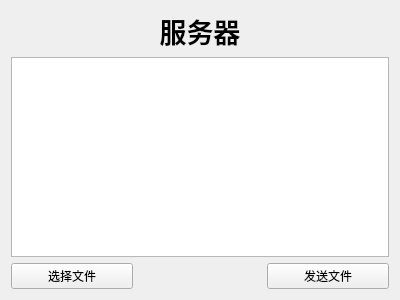
<?xml version="1.0" encoding="UTF-8"?>
<ui version="4.0">
 <class>Widget</class>
 <widget class="QWidget" name="Widget">
  <property name="geometry">
   <rect>
    <x>0</x>
    <y>0</y>
    <width>400</width>
    <height>300</height>
   </rect>
  </property>
  <property name="windowTitle">
   <string>Widget</string>
  </property>
  <layout class="QGridLayout" name="gridLayout">
   <item row="0" column="0">
    <spacer name="horizontalSpacer">
     <property name="orientation">
      <enum>Qt::Horizontal</enum>
     </property>
     <property name="sizeHint" stdset="0">
      <size>
       <width>120</width>
       <height>20</height>
      </size>
     </property>
    </spacer>
   </item>
   <item row="0" column="1">
    <widget class="QLabel" name="label">
     <property name="font">
      <font>
       <family>思源宋体 CN</family>
       <pointsize>20</pointsize>
       <weight>75</weight>
       <bold>true</bold>
      </font>
     </property>
     <property name="text">
      <string>服务器</string>
     </property>
     <property name="alignment">
      <set>Qt::AlignCenter</set>
     </property>
    </widget>
   </item>
   <item row="0" column="2">
    <spacer name="horizontalSpacer_2">
     <property name="orientation">
      <enum>Qt::Horizontal</enum>
     </property>
     <property name="sizeHint" stdset="0">
      <size>
       <width>120</width>
       <height>20</height>
      </size>
     </property>
    </spacer>
   </item>
   <item row="1" column="0" colspan="3">
    <widget class="QTextEdit" name="textEdit"/>
   </item>
   <item row="2" column="0">
    <widget class="QPushButton" name="buttonfile">
     <property name="text">
      <string>选择文件</string>
     </property>
    </widget>
   </item>
   <item row="2" column="1">
    <spacer name="horizontalSpacer_3">
     <property name="orientation">
      <enum>Qt::Horizontal</enum>
     </property>
     <property name="sizeHint" stdset="0">
      <size>
       <width>121</width>
       <height>20</height>
      </size>
     </property>
    </spacer>
   </item>
   <item row="2" column="2">
    <widget class="QPushButton" name="buttonsend">
     <property name="text">
      <string>发送文件</string>
     </property>
    </widget>
   </item>
  </layout>
 </widget>
 <layoutdefault spacing="6" margin="11"/>
 <resources/>
 <connections/>
</ui>
